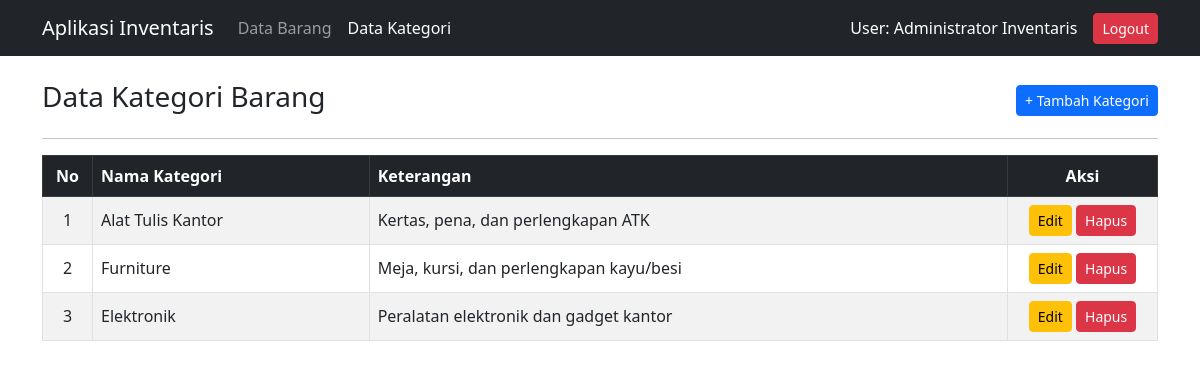
The page /kategori.php (signed in) on the database its author committed.
### tables this page shows
CREATE TABLE IF NOT EXISTS `kategori` (
  `id_kategori` INT AUTO_INCREMENT PRIMARY KEY,
  `nama_kategori` VARCHAR(100) NOT NULL,
  `keterangan` VARCHAR(255) DEFAULT NULL
);

### config/koneksi.php (called while the page is built, shortened)
<?php
function e($string) {
    return htmlspecialchars($string ?? '', ENT_QUOTES, 'UTF-8');
}
?>

### kategori.php (the view, shortened to what this page needs)
<?php
require_once 'config/koneksi.php';
$limit = 5;
$halaman = isset($_GET['halaman']) ? max(1, intval($_GET['halaman'])) : 1;
$offset = ($halaman - 1) * $limit;
$stmt = mysqli_prepare($koneksi, "SELECT * FROM kategori ORDER BY id_kategori DESC LIMIT ? OFFSET ?");
mysqli_stmt_bind_param($stmt, "ii", $limit, $offset);
mysqli_stmt_execute($stmt);
$result_kategori = mysqli_stmt_get_result($stmt);
?>
<!DOCTYPE html>
<html lang="id">
<head>
    <link href="https://cdn.jsdelivr.net/npm/bootstrap@5.3.0/dist/css/bootstrap.min.css" rel="stylesheet">
</head>
<body>
<nav class="navbar navbar-expand-lg navbar-dark bg-dark">
  <div class="container">
    <a class="navbar-brand" href="index.php">Aplikasi Inventaris</a>
    <div class="collapse navbar-collapse" id="navbarNav">
      <ul class="navbar-nav me-auto">
        <li class="nav-item">
          <a class="nav-link" href="index.php">Data Barang</a>
        </li>
        <li class="nav-item">
          <a class="nav-link active" href="kategori.php">Data Kategori</a>
        </li>
      </ul>
      <div class="d-flex align-items-center text-white">
        <span class="me-3">User: <?= e($_SESSION['nama_lengkap']); ?></span>
        <a href="logout.php" class="btn btn-danger btn-sm" onclick="return confirm('Yakin ingin logout?')">Logout</a>
      </div>
    </div>
  </div>
</nav>
<div class="container my-4">
    <div class="d-flex justify-content-between align-items-center mb-3">
        <h3>Data Kategori Barang</h3>
        <button type="button" class="btn btn-primary btn-sm" data-bs-toggle="modal" data-bs-target="#modalTambah">+ Tambah Kategori</button>
    </div>
    <hr>
    <table class="table table-bordered table-striped align-middle">
        <thead class="table-dark">
            <tr>
                <th width="50" class="text-center">No</th>
                <th>Nama Kategori</th>
                <th>Keterangan</th>
                <th width="150" class="text-center">Aksi</th>
            </tr>
        </thead>
        <tbody>
            <?php
            $no = $offset + 1;
            if (mysqli_num_rows($result_kategori) > 0):
                while ($kat = mysqli_fetch_assoc($result_kategori)):
            ?>
            <tr>
                <td class="text-center"><?= $no++; ?></td>
                <td><?= e($kat['nama_kategori']); ?></td>
                <td><?= e($kat['keterangan']); ?></td>
                <td class="text-center">
                    <button class="btn btn-warning btn-sm" data-bs-toggle="modal" data-bs-target="#modalEdit<?= $kat['id_kategori']; ?>">Edit</button>
                    <a href="kategori.php?hapus=<?= $kat['id_kategori']; ?>" class="btn btn-danger btn-sm" onclick="return confirm('Hapus kategori ini?')">Hapus</a>
                </td>
            </tr>
            <?php
                endwhile;
            else:
            ?>
            <tr>
                <td colspan="4" class="text-center">Belum ada data kategori.</td>
            </tr>
            <?php endif; ?>
        </tbody>
    </table>
</div>
</body>
</html>

### rows shown on the page
kategori: nama_kategori "Alat Tulis Kantor", keterangan "Kertas, pena, dan perlengkapan ATK"
kategori: nama_kategori "Furniture", keterangan "Meja, kursi, dan perlengkapan kayu/besi"
kategori: nama_kategori "Elektronik", keterangan "Peralatan elektronik dan gadget kantor"

### other values the page prints
$_SESSION['nama_lengkap'] "Administrator Inventaris"
